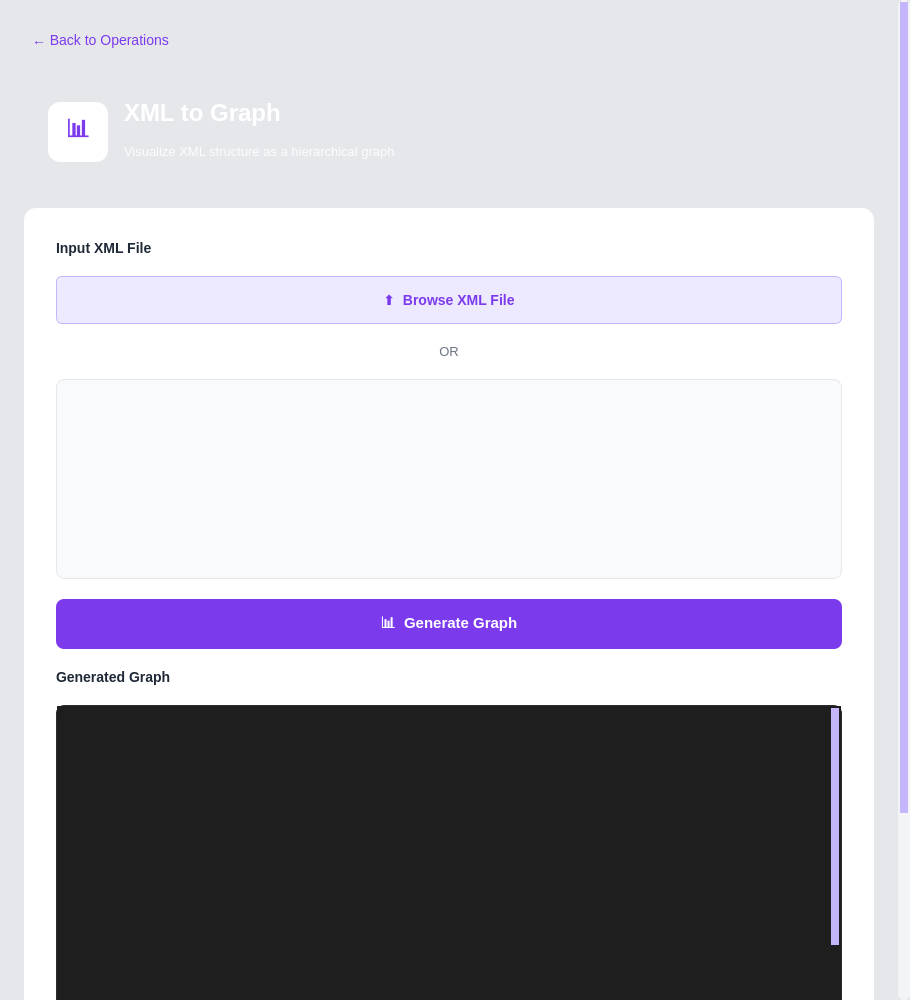
<?xml version="1.0" encoding="UTF-8"?>
<ui version="4.0">
 <class>GraphPage</class>
 <widget class="QWidget" name="GraphPage">
  <property name="geometry">
   <rect>
    <x>0</x>
    <y>0</y>
    <width>910</width>
    <height>1000</height>
   </rect>
  </property>
  <property name="windowTitle">
   <string>XML to Graph</string>
  </property>
  <property name="styleSheet">
   <string notr="true">
QWidget {
    background-color: #e5e7eb;
}
QLabel {
    background-color: transparent;
}

/* Modern Scrollbar Design */
QScrollArea, QScrollBar:vertical, QScrollBar:horizontal {
    background-color: transparent;
}

QScrollBar:vertical {
    border: none;
    background: #f3f4f6;
    width: 12px;
    margin: 0px;
    border-radius: 6px;
}

QScrollBar::handle:vertical {
    background: #c4b5fd;
    min-height: 30px;
    border-radius: 6px;
    margin: 2px;
}

QScrollBar::handle:vertical:hover {
    background: #a78bfa;
}

QScrollBar::handle:vertical:pressed {
    background: #8b5cf6;
}

QScrollBar::add-line:vertical, QScrollBar::sub-line:vertical {
    border: none;
    background: none;
    height: 0px;
}

QScrollBar::add-page:vertical, QScrollBar::sub-page:vertical {
    background: none;
}

QScrollBar:horizontal {
    border: none;
    background: #f3f4f6;
    height: 12px;
    margin: 0px;
    border-radius: 6px;
}

QScrollBar::handle:horizontal {
    background: #c4b5fd;
    min-width: 30px;
    border-radius: 6px;
    margin: 2px;
}

QScrollBar::handle:horizontal:hover {
    background: #a78bfa;
}

QScrollBar::handle:horizontal:pressed {
    background: #8b5cf6;
}

QScrollBar::add-line:horizontal, QScrollBar::sub-line:horizontal {
    border: none;
    background: none;
    width: 0px;
}

QScrollBar::add-page:horizontal, QScrollBar::sub-page:horizontal {
    background: none;
}

QPushButton#backButton {
    background-color: transparent;
    border: none;
    color: #7c3aed;
    font-size: 14px;
    text-align: left;
    padding: 8px;
}

QPushButton#backButton:hover {
    background-color: rgba(124, 58, 237, 0.1);
    border-radius: 6px;
}

QWidget#headerWidget {
    background: qlineargradient(x1:0, y1:0, x2:1, y2:0,
                                stop:0 #7c3aed, stop:1 #a855f7);
    border-radius: 12px;
}

QLabel#titleLabel {
    color: white;
    font-size: 24px;
    font-weight: bold;
}

QLabel#subtitleLabel {
    color: rgba(255, 255, 255, 0.9);
    font-size: 13px;
}

QWidget#contentWidget {
    background-color: white;
    border-radius: 12px;
}

QLabel#inputLabel, QLabel#outputLabel {
    color: #1f2937;
    font-size: 14px;
    font-weight: 600;
}

QPushButton#browseButton {
    background-color: #ede9fe;
    color: #7c3aed;
    border: 1px solid #c4b5fd;
    border-radius: 6px;
    padding: 12px 24px;
    font-size: 14px;
    font-weight: 500;
}

QPushButton#browseButton:hover {
    background-color: #ddd6fe;
}

QLabel#orLabel {
    color: #6b7280;
    font-size: 13px;
}

QTextEdit#inputTextEdit {
    background-color: #f9fafb;
    border: 1px solid #e5e7eb;
    border-radius: 8px;
    padding: 12px;
    font-family: 'Courier New', monospace;
    font-size: 13px;
    color: #374151;
}

QTextEdit#inputTextEdit:focus {
    border: 2px solid #7c3aed;
    background-color: white;
}

QPushButton#generateButton {
    background-color: #7c3aed;
    color: white;
    border: none;
    border-radius: 8px;
    padding: 14px 28px;
    font-size: 15px;
    font-weight: 600;
}

QPushButton#generateButton:hover {
    background-color: #6d28d9;
}

QPushButton#generateButton:pressed {
    background-color: #5b21b6;
}

QScrollArea#graphScrollArea {
    background-color: #1e1e1e;
    border: 1px solid #2d2d2d;
    border-radius: 8px;
}

QScrollArea#graphScrollArea QWidget {
    background-color: #1e1e1e;
}

QLabel#graphDisplayLabel {
    background-color: transparent;
}

QPushButton#downloadButton {
    background-color: #7c3aed;
    color: white;
    border: none;
    border-radius: 8px;
    padding: 12px 24px;
    font-size: 14px;
    font-weight: 600;
}

QPushButton#downloadButton:hover {
    background-color: #6d28d9;
}

QPushButton#downloadButton:pressed {
    background-color: #5b21b6;
}
   </string>
  </property>
  <layout class="QVBoxLayout" name="mainLayout">
   <property name="spacing">
    <number>0</number>
   </property>
   <property name="leftMargin">
    <number>0</number>
   </property>
   <property name="topMargin">
    <number>0</number>
   </property>
   <property name="rightMargin">
    <number>0</number>
   </property>
   <property name="bottomMargin">
    <number>0</number>
   </property>
   <item>
    <widget class="QScrollArea" name="mainScrollArea">
     <property name="frameShape">
      <enum>QFrame::NoFrame</enum>
     </property>
     <property name="widgetResizable">
      <bool>true</bool>
     </property>
     <widget class="QWidget" name="scrollAreaWidgetContents_2">
      <property name="geometry">
       <rect>
        <x>0</x>
        <y>0</y>
        <width>910</width>
        <height>1000</height>
       </rect>
      </property>
      <layout class="QVBoxLayout" name="scrollContentLayout">
       <property name="spacing">
        <number>16</number>
       </property>
       <property name="leftMargin">
        <number>24</number>
       </property>
       <property name="topMargin">
        <number>24</number>
       </property>
       <property name="rightMargin">
        <number>24</number>
       </property>
       <property name="bottomMargin">
        <number>24</number>
       </property>
       <item>
        <widget class="QPushButton" name="backButton">
         <property name="text">
          <string>← Back to Operations</string>
         </property>
         <property name="cursor">
          <cursorShape>PointingHandCursor</cursorShape>
         </property>
        </widget>
       </item>
       <item>
        <widget class="QWidget" name="headerWidget" native="true">
         <property name="minimumSize">
          <size>
           <width>0</width>
           <height>120</height>
          </size>
         </property>
         <layout class="QHBoxLayout" name="headerLayout">
          <property name="spacing">
           <number>16</number>
          </property>
          <property name="leftMargin">
           <number>24</number>
          </property>
          <property name="topMargin">
           <number>24</number>
          </property>
          <property name="rightMargin">
           <number>24</number>
          </property>
          <property name="bottomMargin">
           <number>24</number>
          </property>
          <item>
           <widget class="QLabel" name="iconLabel">
            <property name="minimumSize">
             <size>
              <width>60</width>
              <height>60</height>
             </size>
            </property>
            <property name="maximumSize">
             <size>
              <width>60</width>
              <height>60</height>
             </size>
            </property>
            <property name="styleSheet">
             <string notr="true">background-color: white; border-radius: 12px; font-size: 24px; font-weight: bold; color: #7c3aed;</string>
            </property>
            <property name="text">
             <string>📊</string>
            </property>
            <property name="alignment">
             <set>Qt::AlignCenter</set>
            </property>
           </widget>
          </item>
          <item>
           <layout class="QVBoxLayout" name="headerTextLayout">
            <property name="spacing">
             <number>4</number>
            </property>
            <item>
             <widget class="QLabel" name="titleLabel">
              <property name="text">
               <string>XML to Graph</string>
              </property>
             </widget>
            </item>
            <item>
             <widget class="QLabel" name="subtitleLabel">
              <property name="text">
               <string>Visualize XML structure as a hierarchical graph</string>
              </property>
             </widget>
            </item>
           </layout>
          </item>
          <item>
           <spacer name="horizontalSpacer">
            <property name="orientation">
             <enum>Qt::Horizontal</enum>
            </property>
            <property name="sizeHint" stdset="0">
             <size>
              <width>40</width>
              <height>20</height>
             </size>
            </property>
           </spacer>
          </item>
         </layout>
        </widget>
       </item>
       <item>
        <widget class="QWidget" name="contentWidget" native="true">
         <layout class="QVBoxLayout" name="contentLayout">
          <property name="spacing">
           <number>20</number>
          </property>
          <property name="leftMargin">
           <number>32</number>
          </property>
          <property name="topMargin">
           <number>32</number>
          </property>
          <property name="rightMargin">
           <number>32</number>
          </property>
          <property name="bottomMargin">
           <number>32</number>
          </property>
          <item>
           <widget class="QLabel" name="inputLabel">
            <property name="text">
             <string>Input XML File</string>
            </property>
           </widget>
          </item>
          <item>
           <widget class="QPushButton" name="browseButton">
            <property name="minimumSize">
             <size>
              <width>0</width>
              <height>48</height>
             </size>
            </property>
            <property name="cursor">
             <cursorShape>PointingHandCursor</cursorShape>
            </property>
            <property name="text">
             <string>⬆  Browse XML File</string>
            </property>
           </widget>
          </item>
          <item>
           <widget class="QLabel" name="orLabel">
            <property name="text">
             <string>OR</string>
            </property>
            <property name="alignment">
             <set>Qt::AlignCenter</set>
            </property>
           </widget>
          </item>
          <item>
            <widget class="QTextEdit" name="inputTextEdit">
             <property name="sizePolicy">
              <sizepolicy hsizetype="Expanding" vsizetype="Expanding">
               <horstretch>0</horstretch>
               <verstretch>1</verstretch>
              </sizepolicy>
             </property>
             <property name="minimumSize">
              <size>
               <width>0</width>
               <height>200</height>
              </size>
             </property>
            </widget>
          </item>
          <item>
           <widget class="QPushButton" name="generateButton">
            <property name="minimumSize">
             <size>
              <width>0</width>
              <height>50</height>
             </size>
            </property>
            <property name="cursor">
             <cursorShape>PointingHandCursor</cursorShape>
            </property>
            <property name="text">
             <string>📊  Generate Graph</string>
            </property>
           </widget>
          </item>
          <item>
           <widget class="QLabel" name="outputLabel">
            <property name="text">
             <string>Generated Graph</string>
            </property>
           </widget>
          </item>
          <item>
           <widget class="QScrollArea" name="graphScrollArea">
            <property name="sizePolicy">
             <sizepolicy hsizetype="Expanding" vsizetype="Expanding">
              <horstretch>0</horstretch>
              <verstretch>1</verstretch>
             </sizepolicy>
            </property>
            <property name="minimumSize">
             <size>
              <width>0</width>
              <height>400</height>
             </size>
            </property>
            <property name="widgetResizable">
             <bool>true</bool>
            </property>
            <property name="alignment">
             <set>Qt::AlignCenter</set>
            </property>
            <widget class="QWidget" name="scrollAreaWidgetContents">
             <property name="geometry">
              <rect>
               <x>0</x>
               <y>0</y>
               <width>800</width>
               <height>600</height>
              </rect>
             </property>
             <layout class="QVBoxLayout" name="scrollLayout">
              <item>
               <widget class="QLabel" name="graphDisplayLabel">
                <property name="minimumSize">
                 <size>
                  <width>800</width>
                  <height>600</height>
                 </size>
                </property>
                <property name="text">
                 <string/>
                </property>
                <property name="alignment">
                 <set>Qt::AlignCenter</set>
                </property>
               </widget>
              </item>
             </layout>
            </widget>
           </widget>
          </item>
          <item>
           <widget class="QPushButton" name="downloadButton">
            <property name="minimumSize">
             <size>
              <width>0</width>
              <height>45</height>
             </size>
            </property>
            <property name="cursor">
             <cursorShape>PointingHandCursor</cursorShape>
            </property>
            <property name="text">
             <string>⬇  Download</string>
            </property>
           </widget>
          </item>
         </layout>
        </widget>
       </item>
      </layout>
     </widget>
    </widget>
   </item>
  </layout>
 </widget>
 <resources/>
 <connections/>
</ui>
